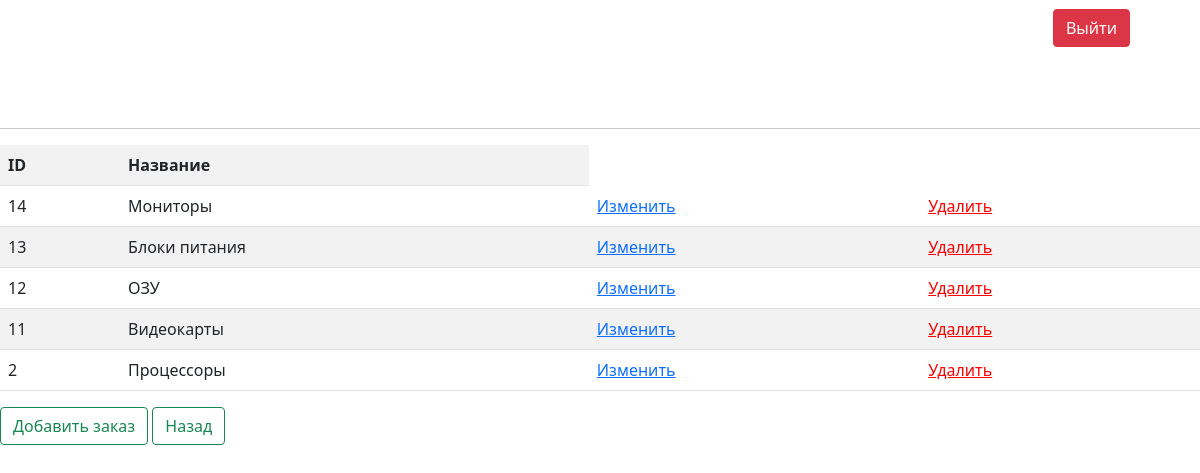
Page /groups.php on the earlier database version.
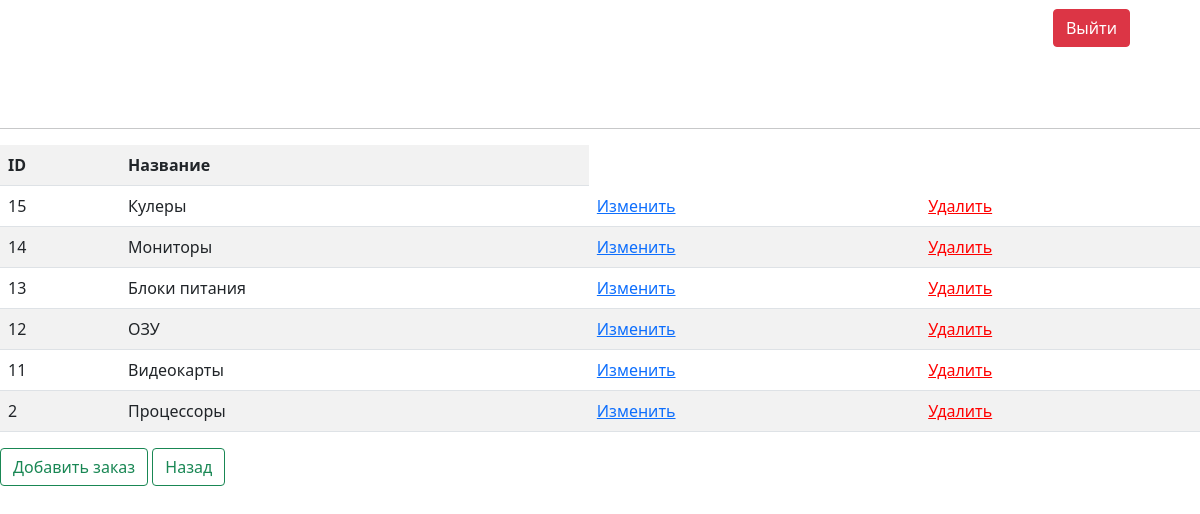
Same page on the later database version.
### tables this page shows
CREATE TABLE `products_groups` (
  `id` int(11) NOT NULL,
  `name` varchar(255) DEFAULT NULL
);

### groups.php (the view, shortened to what this page needs)
<?php
require_once 'config/connect.php';
?>
<!doctype html>
<html lang="en">
<head>
    <link rel="stylesheet" href="style.css">
    <link rel="stylesheet" type="text/css" href="https://cdn.jsdelivr.net/npm/bootstrap@5.1.3/dist/css/bootstrap.min.css">
</head>
<div class="h1" align="right" style="margin-right: 70px;">
<a href="index.php"><button  style="margin-left: 20px;"class="btn btn-danger" type="btn">Выйти</button></a>
</div>
<body>
  <hr style="margin-top: 80px;">
    <div style="flex-direction: column;" class='wrap'>
        <div>
            <table class='table table-striped'>
                <tr>
                    <th>ID</th>
                    <th>Название</th>
                </tr>
                <?php
                    $products_groups = mysqli_query($connect, "SELECT * FROM `products_groups` order by products_groups.id desc limit 20;");
                    $products_groups = mysqli_fetch_all($products_groups);
                    foreach ($products_groups as $group) {
                        ?>
                            <tr>
                                <td><?= $group[0] ?></td>
                                <td><?= $group[1] ?></td>
                                <td><a href="update_groups.php?id=<?= $group[0] ?>">Изменить</a></td>
                                <td><a style="color: red;" href="vendor/delete_groups.php?id=<?= $group[0] ?>">Удалить</a></td>
                            </tr>
                        <?php
                    }
                ?>
            </table>
        </div>
        <div>
    <a href="newgroups.php"><button  class="btn btn-outline-success" type="btn">Добавить заказ</button></a>
    <a href="index1.php"><button  class="btn btn-outline-success" type="btn">Назад</button></a>
    </div>
</body>
</html>

Differences in the rows shown:
added products_groups: id "15", name "Кулеры"
